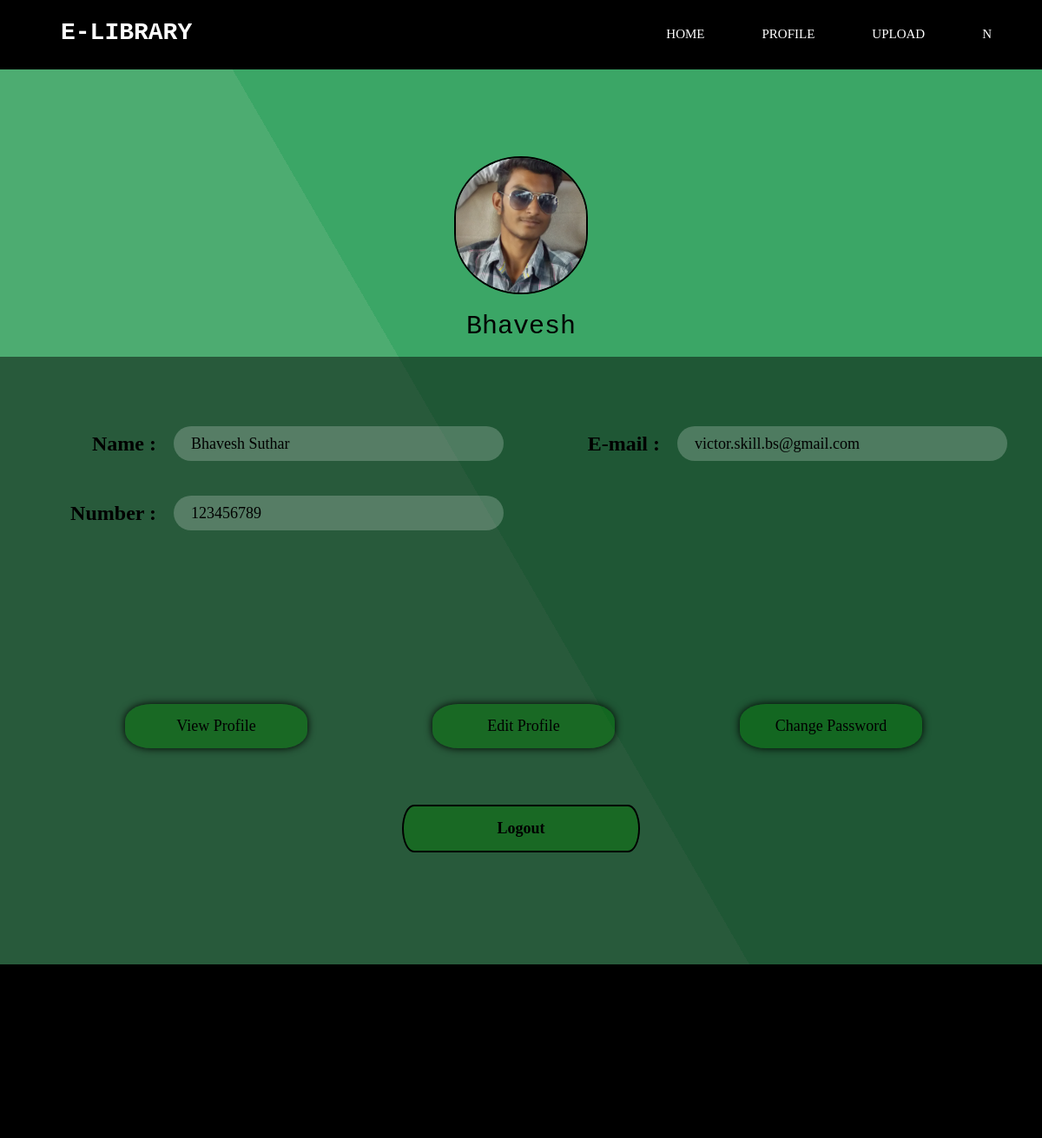
/profile.php (signed in), run on the app's committed database.
### tables this page shows
CREATE TABLE `member` (
  `Id` int(11) NOT NULL,
  `First_Name` varchar(200) NOT NULL,
  `Last_Name` varchar(200) NOT NULL,
  `Email` varchar(250) NOT NULL,
  `Phone` bigint(15) NOT NULL,
  `Password` varchar(200) NOT NULL,
  `img_status` bigint(11) NOT NULL
);

### profile.php (the view, shortened to what this page needs)
<?php
    include_once 'include.php';
?>
<!DOCTYPE html>
<html lang="en">
<head>
    <link rel="stylesheet" href="CSS/style.css">
    <link rel="stylesheet" href="CSS/profile.css">
</head>
<body>
        <?php
            include_once 'header.php';
        ?>
        <div class="profile_new">
            <?php
                if(isset($_SESSION['Name']))
                {
                $name=$_SESSION['Name'];
                $sql ="SELECT * FROM `member` WHERE First_Name ='$name'";
                $result = mysqli_query($conn,$sql);
                if(mysqli_num_rows($result)>0)
                {
                    while ($row = mysqli_fetch_assoc($result)) {
                    $imgStatus = $row['img_status'];
                    if($imgStatus==0)
                    {
                        echo"
                        <div class='profile_user'>
                            <div class='profile_userimg'>
                                <img src='profile/profile".$row['Id'].".jpg?".mt_rand()."' alt=''>
                            </div>
                            <p>".$_SESSION['Name']."</p>
                            <br clear='all'>
                        </div>
                        ";
                    }
                    }
                }
                else
                {
                    echo "something error in code";
                }
            }
            ?>
            <div class="profile_de">
            <?php
                if(isset($_SESSION['Name']))
                {
                $name=$_SESSION['Name'];
                $sql ="SELECT * FROM `member` WHERE First_Name ='$name'";
                $result = mysqli_query($conn,$sql);
                if(mysqli_num_rows($result)>0)
                {
                    while ($row = mysqli_fetch_assoc($result)) {
                    $imgStatus = $row['img_status'];
                    if($imgStatus==0)
                    {
                        echo"
                            <div class='profile_info'>
                                <h2>Name :</h2><p>".$row['First_Name']." ".$row['Last_Name']."</p>
                                <h2>E-mail :</h2><p>".$row['Email']."</p><br clear='all'>
                                <h2>Number :</h2><p>".$row['Phone']."</p><br clear='all'>
                            </div>
                            <br clear='all'>
                        ";
                    }
                    }
                }
                else
                {
                    echo "something error in code";
                }
            }
            else
            {
                echo"
                <div class='profile_img'>
                    <img src='PROFILE/defaultProfile.png' width='100px' alt=''>
                </div>
                ";
            }
            ?>
            </div>
            <br clear="all">
            <div class="profile">
                    <div class="p_p">
                        <a href="profile.php"><p>View Profile</p></a>
                        <a href="profile_edit.php"><p>Edit Profile</p></a>
                        <a href="changePassword.php"><p>Change Password</p></a>
                    </div>
                    <br clear="all">
                    <a href="logout.php"><h2>Logout</h2></a>
            </div>
        </div>
        <?php
            include_once 'footer.php';
        ?>
</body>
</html>

### CSS/style.css (style rules this page uses)
* { margin:0px; }
body { margin: 0; min-width: 1200px; background: linear-gradient(60deg, #4dac71 50%, #3ba666 50%); background-repeat: no-repeat; }

### CSS/profile.css (style rules this page uses)
.profile { width: 100%; height: 300px; background: rgba(0, 0, 0, 0.479); }
.profile p { width: 15%; background: rgba(0, 128, 0, 0.384); font-size: 18px; margin: 0 0 0 12%; padding: 15px; text-align: center; float: left; font-family: cursive; border-radius: 30px/20px; box-shadow: 0px 0px 10px 0px; }
.profile a { text-decoration: none; color: black; }
.profile h2 { width: 20%; background: rgba(0, 128, 0, 0.384); font-size: 18px; margin: 65px 0 0 50%; transform: translateX(-50%); padding: 15px; border-radius: 20px/40px; text-align: center; border: 2px solid black; }
.profile_de { width: 100%; height: 400px; background: rgba(0, 0, 0, 0.479); float: left; }
.profile_info { width: 100%; height: 300px; margin: 40px 0 0 0; float: left; }
.profile_info h2 { width: 10%; height: 40px; line-height: 40px; padding-right: 20px; float: left; margin: 40px 0 0 5%; text-align: right; }
.profile_info p { width: 30%; height: 40px; line-height: 40px; padding-left: 20px; float: left; font-size: 18px; margin: 40px 0 0 0px; background: rgba(255, 255, 255, 0.212); border-radius: 20px; }
.profile_user { width: 100%; padding: 0px 0px; }
.profile_userimg { width: 150px; height: 155px; border-radius: 51%/45%; border: 2px solid black; margin: 100px 0 0 50%; transform: translateX(-50%); overflow: hidden; }
.profile_user p { font-size: 30px; margin: 20px 0 0 0; text-align: center; font-family: monospace; }
.profile_user img { width: 150px; height: 155px; position: absolute; }

### data on the page
member: img_status 0 (drawn), First_Name "Bhavesh", Last_Name "Suthar", Email "victor.skill.bs@gmail.com", Phone "123456789"
